Frame 1 (no input): blank canvas, image omitted
Frame 60 (no input): blank canvas, image omitted
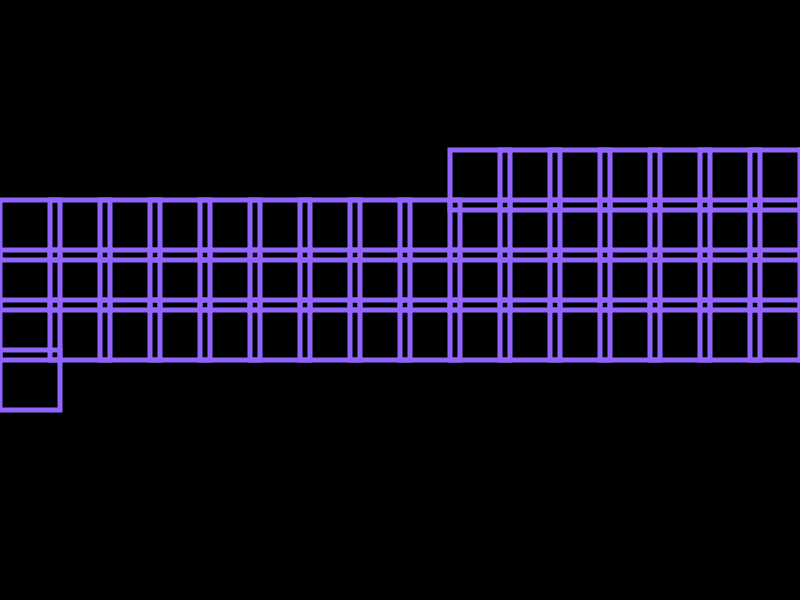
Frame 120 (the mouse pressed at the canvas centre since frame 60)

The p5.js sketch whose frames 1 and 60 were blank and that drew this single picture after the mouse press (run headless with seeded random() and noise() and a simulated clock; from frame 60 on, the mouse is pressed at the canvas centre):

// p5.js sketch
// ── sketch.js
var x = 0;
var y = 0;


function setup() {
  createCanvas(800, 600)
  background(0)
}

function draw() {
  
  stroke(mouseX-255, 100, mouseY, mouseX);
  strokeWeight(5);
  
  rectMode(CORNER);
  
  noFill();
  rect(x, y, 60, 60);
  
  x = x+50
  
  if(x>width) {
    x = 0;
    y = y + 50;
  }
  
  if(y>height) {
    x = 0;
    y = 0;
  }
  
   fill (mouseY-255, mouseX/width*255, mouseY/height*300);
  
  if (mouseIsPressed === true) {
    noFill();
    noStroke();
  }
  
  ellipse(mouseX, mouseY, 25, 25);
  
}
  
function keyPressed() {
  
  fill (mouseY-255, mouseX/width*255, mouseY/height*300);
  rect(x, y, random(100), random(100));
    
  x = x+random(-75, 75);
  y = y+random(-75, 75);
  
  if(x<0) x = width;
  if(y<0) y = height;
  if(x>width) x = 0;
  if(y>height) y = 0;
  }

function keyTyped() {
  if(key==' ') background(0);
}

/*
// keyPressed cares about the physical key you hit
function keyPressed() {
  console.log('down: ' + key + ' ' + keyCode);
  if(key=='F') go=1; // this will fire on any press of the physical key F
}

// keyReleased cares about the physical key you hit
function keyReleased() {
  console.log('up ' + key + ' ' + keyCode);
  if(key=='F') go=0; // this will fire on any press of the physical key F
}
*/
